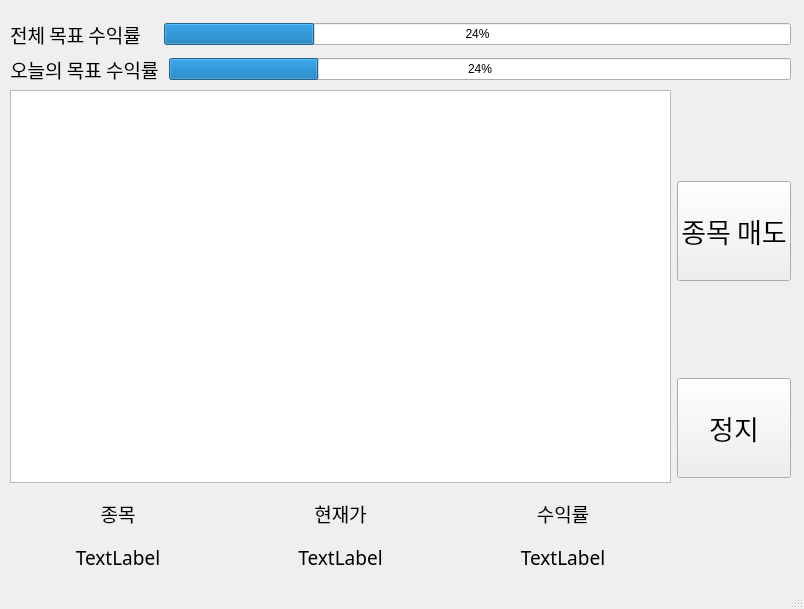
<?xml version="1.0" encoding="UTF-8"?>
<ui version="4.0">
 <class>mainWindow</class>
 <widget class="QMainWindow" name="mainWindow">
  <property name="geometry">
   <rect>
    <x>0</x>
    <y>0</y>
    <width>804</width>
    <height>609</height>
   </rect>
  </property>
  <property name="windowTitle">
   <string>MainWindow</string>
  </property>
  <widget class="QWidget" name="centralwidget">
   <widget class="QWidget" name="verticalLayoutWidget_4">
    <property name="geometry">
     <rect>
      <x>10</x>
      <y>20</y>
      <width>781</width>
      <height>551</height>
     </rect>
    </property>
    <layout class="QVBoxLayout" name="verticalLayout_5">
     <item>
      <layout class="QHBoxLayout" name="horizontalLayout_3">
       <property name="bottomMargin">
        <number>0</number>
       </property>
       <item>
        <layout class="QVBoxLayout" name="verticalLayout_3">
         <property name="rightMargin">
          <number>0</number>
         </property>
         <item>
          <layout class="QHBoxLayout" name="horizontalLayout_4">
           <item>
            <widget class="QLabel" name="label_7">
             <property name="sizePolicy">
              <sizepolicy hsizetype="Preferred" vsizetype="Preferred">
               <horstretch>0</horstretch>
               <verstretch>0</verstretch>
              </sizepolicy>
             </property>
             <property name="maximumSize">
              <size>
               <width>16777215</width>
               <height>16777215</height>
              </size>
             </property>
             <property name="font">
              <font>
               <family>HY나무L</family>
               <pointsize>14</pointsize>
              </font>
             </property>
             <property name="autoFillBackground">
              <bool>false</bool>
             </property>
             <property name="frameShape">
              <enum>QFrame::NoFrame</enum>
             </property>
             <property name="frameShadow">
              <enum>QFrame::Plain</enum>
             </property>
             <property name="text">
              <string>전체 목표 수익률    </string>
             </property>
             <property name="alignment">
              <set>Qt::AlignCenter</set>
             </property>
             <property name="margin">
              <number>5</number>
             </property>
            </widget>
           </item>
           <item>
            <widget class="QProgressBar" name="wholeProfitBar">
             <property name="value">
              <number>24</number>
             </property>
            </widget>
           </item>
          </layout>
         </item>
         <item>
          <layout class="QHBoxLayout" name="horizontalLayout_5">
           <item>
            <widget class="QLabel" name="label_8">
             <property name="font">
              <font>
               <family>HY나무L</family>
               <pointsize>14</pointsize>
              </font>
             </property>
             <property name="lineWidth">
              <number>1</number>
             </property>
             <property name="text">
              <string>오늘의 목표 수익률 </string>
             </property>
             <property name="alignment">
              <set>Qt::AlignCenter</set>
             </property>
             <property name="margin">
              <number>5</number>
             </property>
            </widget>
           </item>
           <item>
            <widget class="QProgressBar" name="todayProfitBar">
             <property name="value">
              <number>24</number>
             </property>
            </widget>
           </item>
          </layout>
         </item>
        </layout>
       </item>
      </layout>
     </item>
     <item>
      <layout class="QHBoxLayout" name="horizontalLayout_6">
       <item>
        <layout class="QVBoxLayout" name="verticalLayout">
         <item>
          <widget class="QGraphicsView" name="candleChartView"/>
         </item>
         <item>
          <layout class="QHBoxLayout" name="horizontalLayout">
           <property name="spacing">
            <number>7</number>
           </property>
           <property name="topMargin">
            <number>10</number>
           </property>
           <item>
            <widget class="QLabel" name="label_3">
             <property name="font">
              <font>
               <family>HY나무L</family>
               <pointsize>14</pointsize>
              </font>
             </property>
             <property name="text">
              <string>종목</string>
             </property>
             <property name="alignment">
              <set>Qt::AlignCenter</set>
             </property>
            </widget>
           </item>
           <item>
            <widget class="QLabel" name="label_2">
             <property name="font">
              <font>
               <family>HY나무L</family>
               <pointsize>14</pointsize>
              </font>
             </property>
             <property name="mouseTracking">
              <bool>false</bool>
             </property>
             <property name="text">
              <string>현재가</string>
             </property>
             <property name="textFormat">
              <enum>Qt::AutoText</enum>
             </property>
             <property name="alignment">
              <set>Qt::AlignCenter</set>
             </property>
            </widget>
           </item>
           <item>
            <widget class="QLabel" name="label">
             <property name="font">
              <font>
               <family>HY나무L</family>
               <pointsize>14</pointsize>
              </font>
             </property>
             <property name="text">
              <string>수익률</string>
             </property>
             <property name="alignment">
              <set>Qt::AlignCenter</set>
             </property>
            </widget>
           </item>
          </layout>
         </item>
         <item>
          <layout class="QHBoxLayout" name="horizontalLayout_2">
           <property name="topMargin">
            <number>10</number>
           </property>
           <item>
            <widget class="QLabel" name="stockNameLabel">
             <property name="font">
              <font>
               <family>HY나무L</family>
               <pointsize>14</pointsize>
              </font>
             </property>
             <property name="text">
              <string>TextLabel</string>
             </property>
             <property name="alignment">
              <set>Qt::AlignCenter</set>
             </property>
            </widget>
           </item>
           <item>
            <widget class="QLabel" name="priceLabel">
             <property name="font">
              <font>
               <family>HY나무L</family>
               <pointsize>14</pointsize>
              </font>
             </property>
             <property name="text">
              <string>TextLabel</string>
             </property>
             <property name="alignment">
              <set>Qt::AlignCenter</set>
             </property>
            </widget>
           </item>
           <item>
            <widget class="QLabel" name="profitLabel">
             <property name="font">
              <font>
               <family>HY나무L</family>
               <pointsize>14</pointsize>
              </font>
             </property>
             <property name="text">
              <string>TextLabel</string>
             </property>
             <property name="alignment">
              <set>Qt::AlignCenter</set>
             </property>
            </widget>
           </item>
          </layout>
         </item>
        </layout>
       </item>
       <item>
        <layout class="QVBoxLayout" name="verticalLayout_4">
         <property name="sizeConstraint">
          <enum>QLayout::SetDefaultConstraint</enum>
         </property>
         <item>
          <widget class="QPushButton" name="sellingButton">
           <property name="enabled">
            <bool>true</bool>
           </property>
           <property name="sizePolicy">
            <sizepolicy hsizetype="Maximum" vsizetype="Maximum">
             <horstretch>0</horstretch>
             <verstretch>0</verstretch>
            </sizepolicy>
           </property>
           <property name="maximumSize">
            <size>
             <width>5000</width>
             <height>100</height>
            </size>
           </property>
           <property name="sizeIncrement">
            <size>
             <width>0</width>
             <height>0</height>
            </size>
           </property>
           <property name="baseSize">
            <size>
             <width>0</width>
             <height>0</height>
            </size>
           </property>
           <property name="font">
            <font>
             <family>HY나무L</family>
             <pointsize>20</pointsize>
            </font>
           </property>
           <property name="text">
            <string>종목 매도</string>
           </property>
           <property name="iconSize">
            <size>
             <width>20</width>
             <height>20</height>
            </size>
           </property>
          </widget>
         </item>
         <item>
          <widget class="QPushButton" name="stopButton">
           <property name="sizePolicy">
            <sizepolicy hsizetype="Preferred" vsizetype="Maximum">
             <horstretch>0</horstretch>
             <verstretch>0</verstretch>
            </sizepolicy>
           </property>
           <property name="maximumSize">
            <size>
             <width>16777215</width>
             <height>100</height>
            </size>
           </property>
           <property name="font">
            <font>
             <family>HY나무L</family>
             <pointsize>20</pointsize>
            </font>
           </property>
           <property name="text">
            <string>정지</string>
           </property>
          </widget>
         </item>
        </layout>
       </item>
      </layout>
     </item>
    </layout>
   </widget>
  </widget>
  <widget class="QStatusBar" name="statusbar"/>
 </widget>
 <resources/>
 <connections>
  <connection>
   <sender>sellingButton</sender>
   <signal>clicked()</signal>
   <receiver>mainWindow</receiver>
   <slot>sellingBtn_clicked()</slot>
   <hints>
    <hint type="sourcelabel">
     <x>730</x>
     <y>257</y>
    </hint>
    <hint type="destinationlabel">
     <x>715</x>
     <y>125</y>
    </hint>
   </hints>
  </connection>
  <connection>
   <sender>stopButton</sender>
   <signal>clicked()</signal>
   <receiver>mainWindow</receiver>
   <slot>stopBtn_clicked()</slot>
   <hints>
    <hint type="sourcelabel">
     <x>727</x>
     <y>436</y>
    </hint>
    <hint type="destinationlabel">
     <x>738</x>
     <y>344</y>
    </hint>
   </hints>
  </connection>
 </connections>
 <slots>
  <slot>stopBtn_clicked()</slot>
  <slot>slot2()</slot>
  <slot>sellingBtn_clicked()</slot>
 </slots>
</ui>
